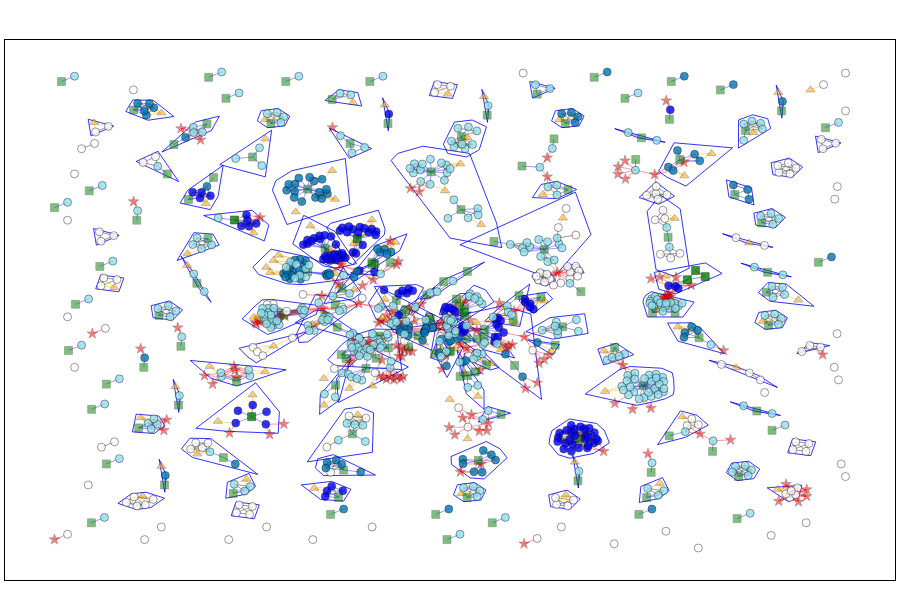

Notebook cell for this chart:
### Code cell
square = [x1, y1, x2, y2]
#fig5D.add_shape(type="rect",
#               x0=square[0], y0=square[1], x1=square[2], y1=square[3],
#               line=dict(color="Red", width=2),
#)

fig5D.update_layout(width=900, height=600,
    font=dict(
        #family="Courier New, monospace",
        size=8,  # Set the font size here
        #color="RebeccaPurple"
    )
)
